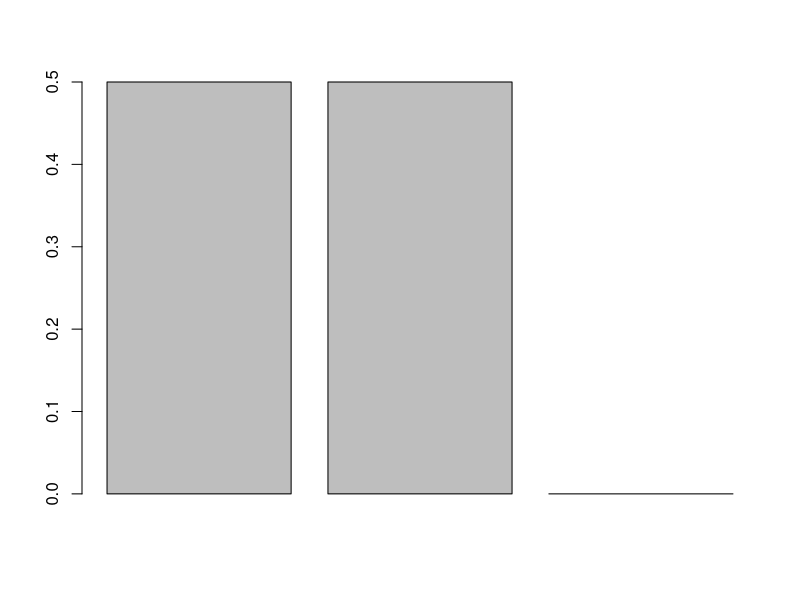
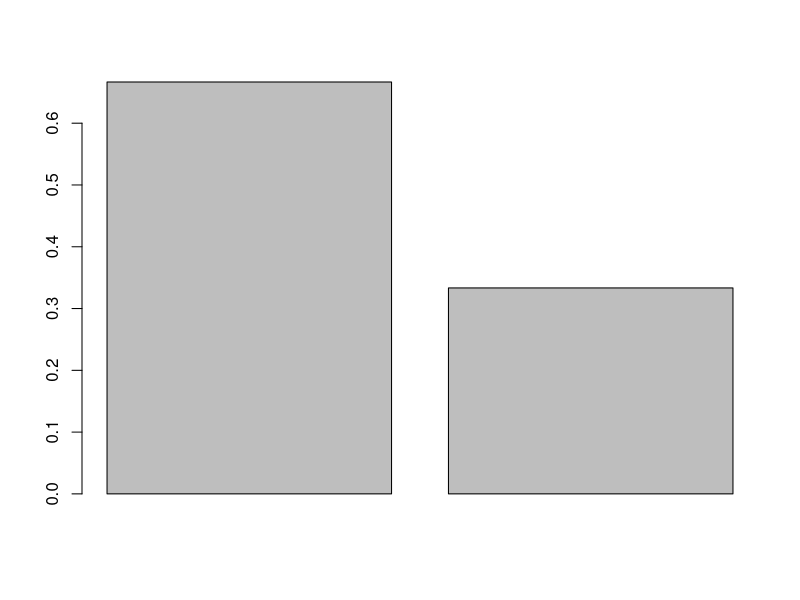
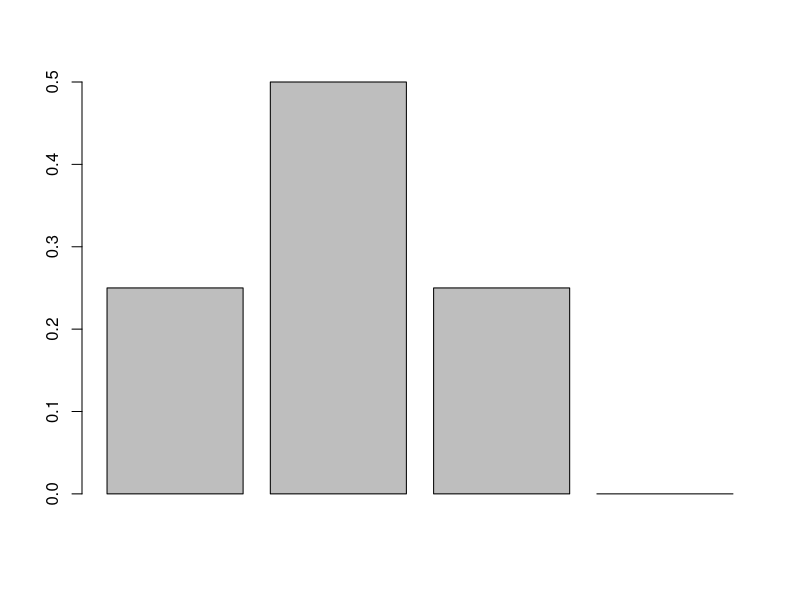
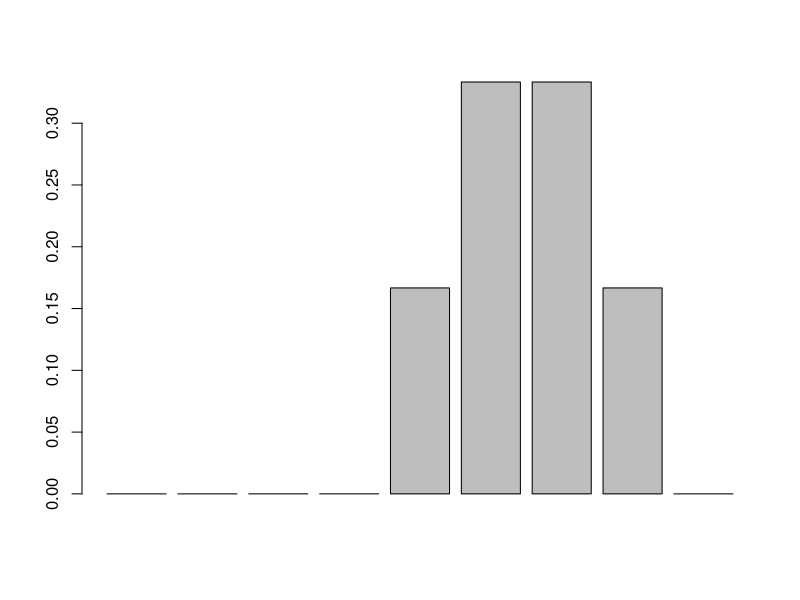
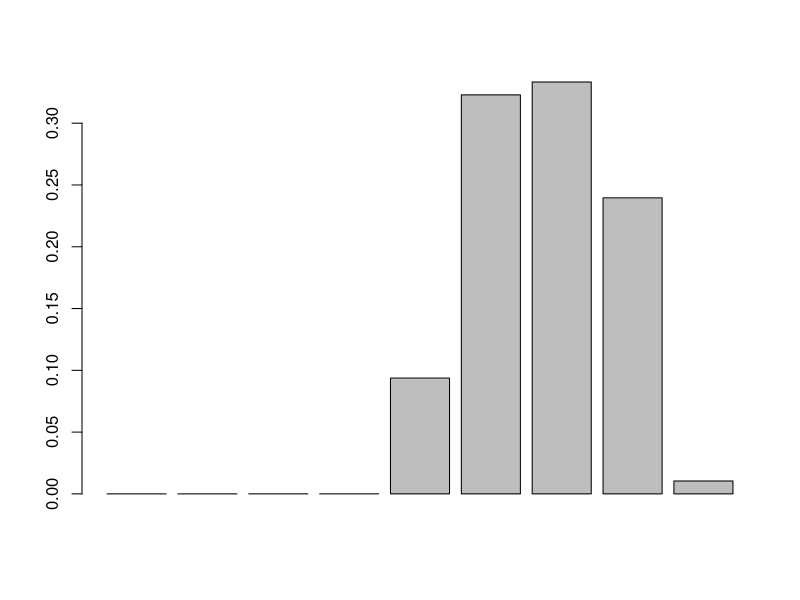

Source code (R) for these figures, in order:
## ---- chunk 1
knitr::opts_chunk$set(
  collapse = TRUE,
  comment = "#>"
)
## ---- chunk 2
## L is length of channel
## vch is channel velocity
## Dt is the time step
## tau0 is the time delay between the gauge and foot of the reach
fp <- function(L,vch,Dt,tau0){
  tauL <- L/vch
  rL <- floor((tau0+tauL)/Dt)
  irL <- rL+1 ## index in vector since R starts at 1 not zero
  b <- rep(0,irL+1)
  b[irL] <- ((rL+1)*Dt - tau0-tauL)/Dt
  b[irL+1] <- (tau0+tauL - rL*Dt)/Dt
  return(b)
}
## ---- chunk 3
fp(L=100,vch=0.5,Dt=200,tau0=0)
## ---- chunk 4
fp(L=100,vch=1,Dt=200,tau0=600)
## ---- chunk 5
fp(L=100,vch=1.5,Dt=200,tau0=600)
## ---- chunk 6
fd <- function(L,vch,Dt,tau0){
  tauL <- L/vch
  r0 <- floor(tau0/Dt)
  ir0 <- r0+1 ## index in vector since R starts at 1 not zero
  rL <- floor((tau0+tauL)/Dt)
  irL <- rL+1 ## index in vector since R starts at 1 not zero
  b <- rep(0,irL+1)
  
  if(rL>r0){
    b[ir0:(irL-1)] <- Dt # inital values valid unless over written
    b[ir0] <- ( ((r0+1)*Dt - tau0)^2 ) / (2*Dt)
    b[ir0+1] <- b[ir0] + ( ((r0+1)*Dt - tau0)*(tau0 - (r0*Dt)) ) / Dt
    b[irL+1] <- ( (tau0+tauL - (rL*Dt))^2 ) / (2*Dt)
    b[irL] <- b[irL] + b[irL+1] + ( ((tau0+tauL - (rL*Dt))*((rL+1)*Dt - tau0-tauL)) / Dt ) ## added to self since rL could equal r0+1
    if( rL > (r0+1) ){
      b[ir0+1] <- b[ir0+1] + Dt/2
      b[irL] <- b[irL] + Dt/2
    }
  }else{
    b[ir0] <- (tauL/Dt)*( (r0+1)*Dt - tau0 - (tauL/2) )
    b[ir0+1] <- (tauL/Dt)*(tau0 + (tauL/2) - r0*Dt )
  }
  
  return(b*vch/L)
}
## ---- chunk 7
b <- fd(L=200,vch=1,Dt=200,tau0=0)
sum(b)
barplot(b)
## ---- chunk 8
b <- fd(L=200,vch=1.5,Dt=200,tau0=0)
sum(b)
barplot(b)
## ---- chunk 9
b <- fd(L=200,vch=0.5,Dt=200,tau0=0)
sum(b)
barplot(b)
## ---- chunk 10
b <- fd(L=600,vch=1,Dt=200,tau0=800)
sum(b)
barplot(b)
## ---- chunk 11
b <- fd(L=600,vch=1,Dt=200,tau0=850)
sum(b)
barplot(b)
